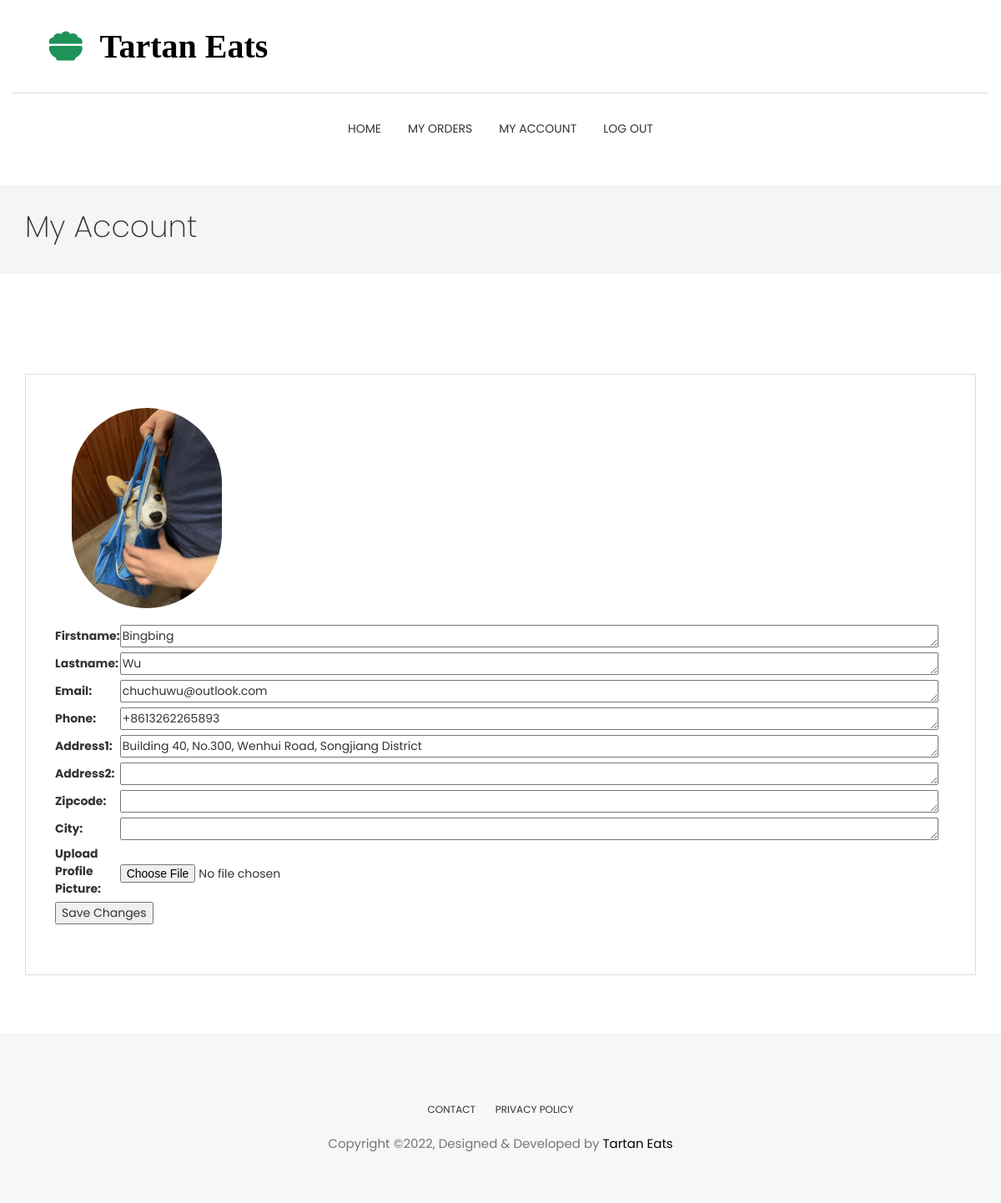
The app's page /customer-account (signed in) with its own data.
### tartan_eats/models.py (models this page shows)
class Customer(models.Model):
    user = models.OneToOneField(User, on_delete=models.CASCADE, primary_key=True)
    customer_picture = models.FileField(blank=True)
    firstname = models.CharField(max_length=200)
    lastname = models.CharField(max_length=200)
    email =  models.CharField(max_length=200)
    phone =  PhoneNumberField(null=False, blank=False)
    address1 = models.CharField(max_length=200)
    address2 = models.CharField(max_length=200)
    zipcode = models.CharField(max_length=200)
    city = models.CharField(max_length=200)
    content_type = models.CharField(max_length=50, default="image/jpeg")

### tartan_eats/views.py (the view, shortened to what this page needs)
# urls.py: path('customer-account', views.customer_account, name='customer-account'),
@login_required
def customer_account(request):
    if request.method == 'GET':
        customer = User.objects.select_for_update().get(id=request.user.id).customer
        form = CustomerEditForm(instance=customer)
        context = {'customer': request.user.customer,
                   'form': form}
        return render(request, 'tartan_eats/customer-account.html', context)

### tartan_eats/templates/tartan_eats/customer-account.html (shortened to what this page needs)
{% extends "tartan_eats/base.html" %}
{% block navbar %}
<li>
  <a href="{% url 'customer-home' %}">Home</a>
</li>
<li>
  <a href="{% url 'customer-history-order' %}">My Orders</a>
</li>
<li>
  <a href="{% url 'customer-account' %}">My Account</a>
</li>
{% endblock %}
{% block pagename %}
<section class="page-header">
<div class="container">
  <div class="row">
    <div class="col-md-12">
      <div class="content">
        <h1 class="page-name">My Account</h1>
      </div>
    </div>
  </div>
</div>
</section>
{% endblock %}
{% block content %}
<section class="user-dashboard page-wrapper">
  <div class="container">
    <div class="row">
      <div class="col-md-12">
        <div class="dashboard-wrapper dashboard-user-profile">
          <div class="media">
            <div class="contact-form col-md-6 ">
              <div class="customer-picture" style="width:50%; margin: 20px; float:left">
                {% if not customer.customer_picture %}
                {% load static %}
                <img class="media-object user-img" src="{% static 'images/cute.jpeg' %}" alt=''/>
                {% else %}
                <img class="media-object user-img" src="{% url 'customer-photo' %}" alt="customer picture" >
                {% endif %}
              </div>
              <form enctype="multipart/form-data" id="contact-form" method="post" action="{% url 'customer-account' %}" >
                <table>
                  {% for field in form.visible_fields %}
                      <tr>
                          <td>{{field.label_tag}}</td>
                          <td>{{field}}</td>
                      </tr>
                  {% endfor %}
              </table>
            <div class="cutsomer-page-op-btm">
              <button type="submit">Save Changes</button>
            </div>
            </form>
            </div>
          </div>
        </div>
      </div>
    </div>
  </div>
</section>
{% endblock %}

### tartan_eats/static/css/style.css (style rules this page uses)
body { line-height: 1.5; font-family: "Poppins", sans-serif; -webkit-font-smoothing: antialiased; }
h1, h2, h3, h4, h5, h6 { font-family: "Poppins", sans-serif; }
h1, h2, h3, h4, h5, h6 { font-weight: 400; }
a, a:focus, a:hover { text-decoration: none; outline: 0; color: #000; }
.page-header { background: #f5f5f5; margin-top: 20px; border-bottom: none; padding: 30px 0; }
.page-header h1 { font-weight: 200; margin: 0 0 6px 0; }
.page-wrapper { padding: 70px 0; }
.navigation .navbar-nav > li { position: static; }
.navigation .navbar-nav > li > a { color: #333; font-size: 14px; padding: 20px 15px; text-transform: uppercase; transition: .2s ease-in-out 0s; border: 1px solid transparent; }
.dashboard-wrapper { border: 1px solid #dedede; margin-top: 30px; padding: 20px; }
.dashboard-wrapper .user-img { width: 120px; border-radius: 100px; }
.dashboard-user-profile .user-img { width: 180px; }
.contact-form { margin-bottom: 40px; }

### records on screen
Customer: visible_fields "Bingbing" "Wu" "chuchuwu@outlook.com" "+8613262265893" "Building 40, No.300, Wenhui Road, Songjiang District"

### other values on screen
{{ field.label_tag }} "Firstname:" "Lastname:" "Email:" "Phone:" "Address1:" "Address2:" "Zipcode:" "City:" "Upload Profile Picture:"
